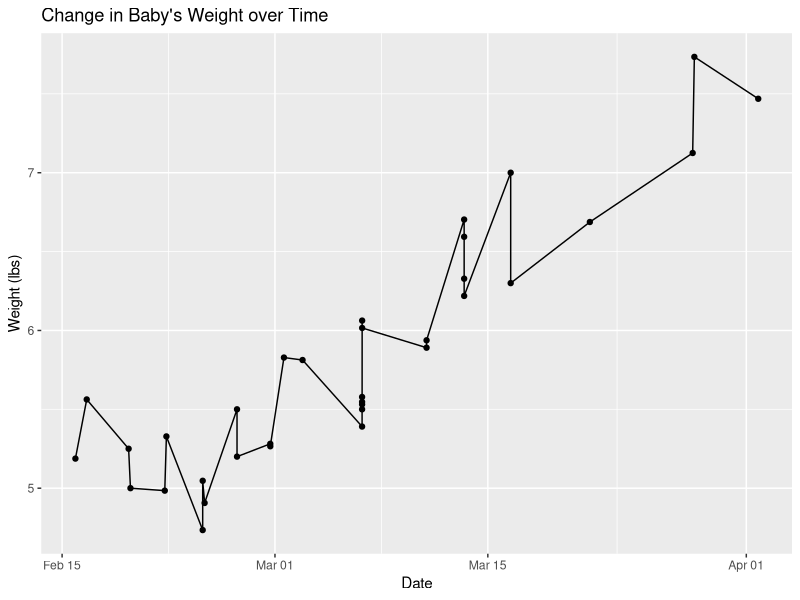
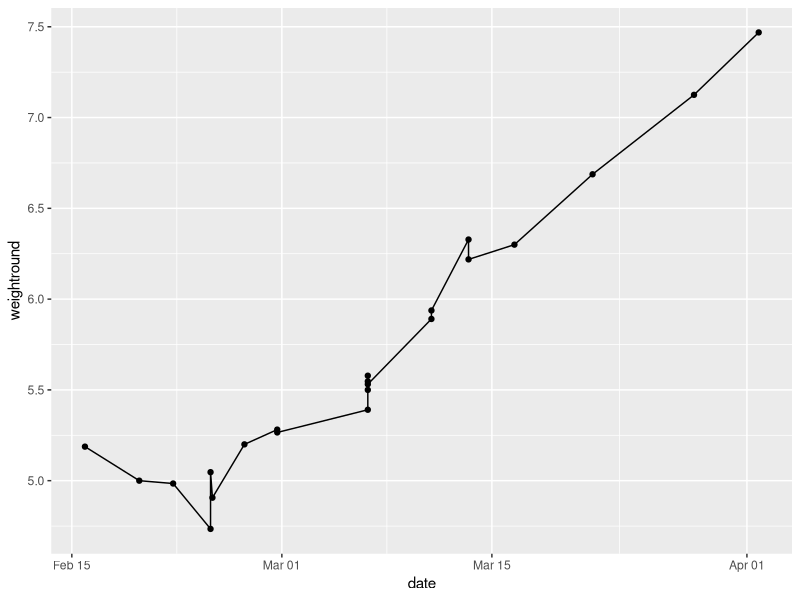

Source code (R) for these figures, in order:
#### Create a Shiny App ####
#### By: Natalie Beckman-Smith
#### Created: April 7, 2021

#### Load Libraries ####
library(tidyverse)
library(here)
library(lubridate)

#### Load Data ####
HatchBabyExport <- read_csv(here("Week_10","Data","HatchBabyExport.csv"))

#### Data Analysis ####
babyweight <- HatchBabyExport %>% #creates a new dataframe
  rename(babyname = "Baby Name", starttime = "Start Time", activity = "Activity", weight = "Amount") %>% #renames columns 
  select(babyname, starttime, activity, weight) %>% #selects columns
  filter(activity == "Weight") %>% #filters only weightings
  mutate(date = mdy_hm(starttime), #makes dates into characters
         weightround = as.numeric(weight)) #rounds numbers 


ggplot(data = babyweight, #plots weight over time
       aes(x = date, 
           y = weightround,
           group = 1)) + #makes it possible to havea line 
  geom_point() +
  geom_line() +
  xlab("Date") +
  ylab("Weight (lbs)") +
  ggtitle(paste("Change in Baby's Weight over Time"))







micah <- babyweight %>% 
  filter(babyname == "Micah")

blakely <- babyweight %>% 
  filter(babyname == "Blakely")


ggplot(data = micah, 
       aes(x = date, 
           y = weightround,
           group = 1)) +
  geom_point() +
  geom_line()



